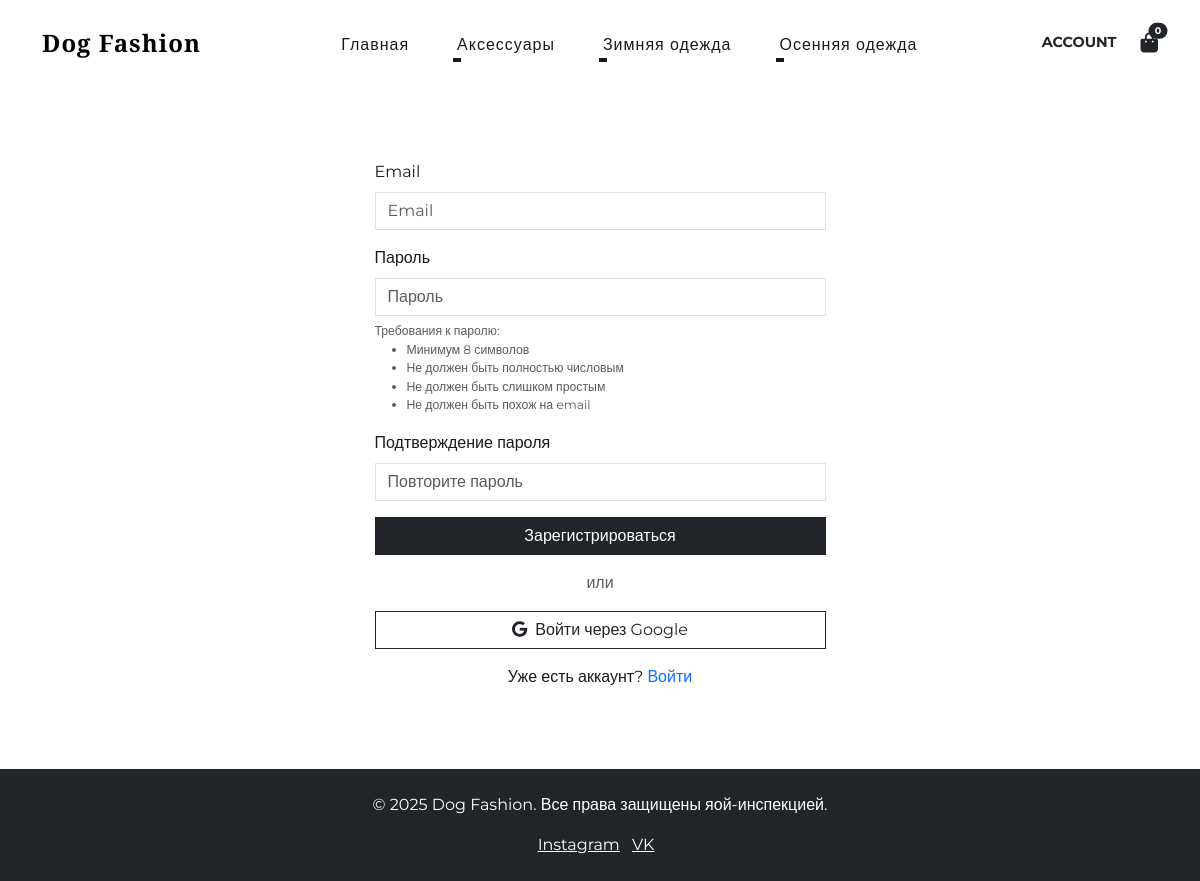
The page /users/register/ on the database its author committed.
### products/models.py (models this page shows, shortened)
class Category(models.Model):
    name = models.CharField(max_length=100)
    slug = models.SlugField(unique=True)
    parent = models.ForeignKey('self', on_delete=models.CASCADE, null=True, blank=True, related_name='children')
    class Meta:
        verbose_name_plural = 'Categories'
        ordering = ('name',)

### users/views.py (the view)
# urls.py: path('register/', views.register_view, name='register'),
def register_view(request):
    if request.user.is_authenticated:
        return redirect('users:account')
    if request.method == 'POST':
        form = CustomUserCreationForm(request.POST)
        if form.is_valid():
            user = form.save()
            login(request, user, backend='django.contrib.auth.backends.ModelBackend')
            messages.success(request, 'Регистрация прошла успешно!')
            return redirect('users:account')
    else:
        form = CustomUserCreationForm()
    return render(request, 'users/register.html', {'form': form})

### products/context_processors.py (called while the page is built)
def menu_categories(request):
    categories = Category.objects.filter(parent=None).exclude(slug__in=['clothes', 'new-arrivals']).prefetch_related('children')
    return {
        'menu_categories': categories
    }

### users/templates/users/register.html (shortened to what this page needs)
{% extends "base.html" %}
{% load static %}
{% block content %}
<div class="container" style="margin-top: 120px; margin-bottom: 80px; padding-top: 40px;">
    <div class="row justify-content-center">
        <div class="col-md-5">
            <form method="post" id="registerForm">
                <div class="mb-3">
                    <label for="{{ form.email.id_for_label }}" class="form-label">Email</label>
                    {{ form.email }}
                </div>
                <div class="mb-3">
                    <label for="{{ form.password1.id_for_label }}" class="form-label">Пароль</label>
                    {{ form.password1 }}
                    <div class="form-text">
                        <small>Требования к паролю:</small>
                        <ul class="small mb-0">
                            <li>Минимум 8 символов</li>
                            <li>Не должен быть полностью числовым</li>
                            <li>Не должен быть слишком простым</li>
                            <li>Не должен быть похож на email</li>
                        </ul>
                    </div>
                </div>
                <div class="mb-3">
                    <label for="{{ form.password2.id_for_label }}" class="form-label">Подтверждение пароля</label>
                    {{ form.password2 }}
                </div>
                <button type="submit" class="btn btn-dark rounded-0 w-100 mb-3">Зарегистрироваться</button>
            </form>
            <div class="text-center mb-3">
                <p class="text-muted">или</p>
                <button type="button" class="btn btn-outline-dark rounded-0 w-100" onclick="showGoogleMessage()">
                    <i class="fab fa-google me-2"></i>Войти через Google
                </button>
            </div>
            <div class="text-center">
                <p class="mb-0">Уже есть аккаунт? <a href="{% url 'users:login' %}" class="text-decoration-none">Войти</a></p>
            </div>
        </div>
    </div>
</div>
{% endblock %}

### dog_fashion/templates/base.html (shortened to what this page needs)
<!DOCTYPE html>
<html lang="ru">
<head>
    <link href="https://cdn.jsdelivr.net/npm/bootstrap@5.3.0/dist/css/bootstrap.min.css" rel="stylesheet">
    <link rel="stylesheet" href="https://cdn.jsdelivr.net/npm/swiper@10/swiper-bundle.min.css" />
    <link rel="stylesheet" href="https://cdnjs.cloudflare.com/ajax/libs/font-awesome/6.4.0/css/all.min.css">
    {% load static %}
    <link rel="stylesheet" href="{% static 'css/style.css' %}">
</head>
<body style="display: flex; flex-direction: column; min-height: 100vh;">
    {% block header %}
    <nav class="navbar navbar-expand-lg navbar-light">
        <div class="container">
            <a class="navbar-brand fw-bold" href="/">Dog Fashion</a>
            <div class="collapse navbar-collapse" id="navbarNav">
                <ul class="navbar-nav mx-auto">
                    <li class="nav-item"><a class="nav-link mx-3" href="{% url 'products:index' %}">Главная</a></li>
                    {% for category in menu_categories %}
                        {% if category.children.exists %}
                        <li class="nav-item dropdown">
                            <a class="nav-link mx-3 dropdown-toggle" href="#" id="navbarDropdown{{ category.id }}" role="button" data-bs-toggle="dropdown" aria-expanded="false">
                                {{ category.name }}
                            </a>
                        </li>
                        {% else %}
                        <li class="nav-item">
                            <a class="nav-link mx-3" href="{% url 'products:product_list_by_category' category.slug %}">{{ category.name }}</a>
                        </li>
                        {% endif %}
                    {% endfor %}
                </ul>
                <div class="d-flex align-items-center gap-4">
                    {% if user.is_authenticated %}
                        <a href="{% url 'users:account' %}" class="text-dark text-decoration-none fw-bold" style="font-size: 0.9rem;">ACCOUNT</a>
                    {% else %}
                        <a href="{% url 'users:login' %}" class="text-dark text-decoration-none fw-bold" style="font-size: 0.9rem;">ACCOUNT</a>
                    {% endif %}
                    <a href="{% url 'cart:cart_detail' %}" class="text-dark position-relative">
                        <i class="fa-solid fa-bag-shopping fa-lg"></i>
                        <span id="cart-badge" class="position-absolute top-0 start-100 translate-middle badge rounded-pill bg-dark" style="font-size: 0.6rem;">
                            {{ request.session.cart|length|default:"0" }}
                        </span>
                    </a>
                </div>
            </div>
        </div>
    </nav>
    {% endblock %}
    <main style="flex: 1;">
        {% block content %}
        {% endblock %}
    </main>
    <footer class="bg-dark text-white py-4 mt-auto">
        <div class="container text-center">
            <p>&copy; 2025 Dog Fashion. Все права защищены яой-инспекцией.</p>
            <div>
                <a href="#" class="text-white me-2">Instagram</a>
                <a href="#" class="text-white me-2">VK</a>
            </div>
        </div>
    </footer>
</body>
</html>

### dog_fashion/static/css/style.css (style rules this page uses)
:root { --font-primary: 'Montserrat', sans-serif; --font-secondary: 'Playfair Display', serif; --color-dark: #1a1a1a; --color-light: #ffffff; --color-grey: #f4f4f4; }
html, body { width: 100%; max-width: 100%; margin: 0; padding: 0; }
body { font-family: var(--font-primary); color: var(--color-dark); }
.navbar { background: transparent !important; padding: 20px 0; position: absolute; width: 100%; z-index: 1000; top: 0; }
.navbar-brand { font-family: var(--font-secondary); font-size: 1.5rem; letter-spacing: 1px; }
.nav-link { position: relative; color: var(--color-dark) !important; font-weight: 400; letter-spacing: 1px; padding-bottom: 5px; }
.nav-link::after { content: ''; position: absolute; width: 0; height: 2px; bottom: 0; left: 0; background-color: var(--color-dark); transition: width 0.3s ease; }
footer { background: #1a1a1a; padding: 80px 0 40px; margin-top: auto; }

### rows shown on the page
Category: name "Аксессуары"
Category: name "Зимняя одежда"
Category: name "Осенняя одежда"

### other values the page prints
{{ request.session.cart|length|default:"0" }} "0"
